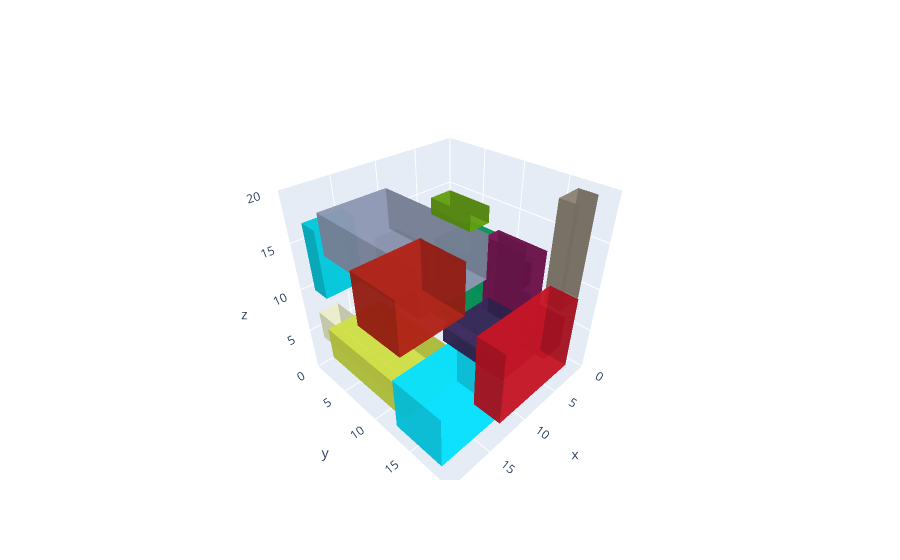

The cell this chart's notebook holds for it:
### Code cell
plot_configuration_3d_interactive(population[0], items)

### Figure 1 — Plotly figure (JSON) as saved in the notebook; plotly's stock layout.template omitted (floating-point values rounded to 4 significant figures)
{"data": [{"color": "#EAEDCB", "flatshading": true, "i": [7, 0, 0, 0, 4, 4, 6, 6, 4, 0, 3, 2], "j": [3, 4, 1, 2, 5, 6, 5, 2, 0, 1, 6, 3], "k": [0, 7, 2, 3, 6, 7, 1, 1, 5, 5, 7, 6], "name": "y", "opacity": 0.8, "showscale": false, "type": "mesh3d", "x": [18, 18, 20, 20, 18, 18, 20, 20], "y": [3, 15, 15, 3, 3, 15, 15, 3], "z": [6, 6, 6, 6, 9, 9, 9, 9]}, {"color": "#CFDF46", "flatshading": true, "i": [7, 0, 0, 0, 4, 4, 6, 6, 4, 0, 3, 2], "j": [3, 4, 1, 2, 5, 6, 5, 2, 0, 1, 6, 3], "k": [0, 7, 2, 3, 6, 7, 1, 1, 5, 5, 7, 6], "name": "y", "opacity": 0.8, "showscale": false, "type": "mesh3d", "x": [11, 11, 18, 18, 11, 11, 18, 18], "y": [0, 12, 12, 0, 0, 12, 12, 0], "z": [0, 0, 0, 0, 4, 4, 4, 4]}, {"color": "#05E0FE", "flatshading": true, "i": [7, 0, 0, 0, 4, 4, 6, 6, 4, 0, 3, 2], "j": [3, 4, 1, 2, 5, 6, 5, 2, 0, 1, 6, 3], "k": [0, 7, 2, 3, 6, 7, 1, 1, 5, 5, 7, 6], "name": "y", "opacity": 0.8, "showscale": false, "type": "mesh3d", "x": [11, 11, 19, 19, 11, 11, 19, 19], "y": [12, 18, 18, 12, 12, 18, 18, 12], "z": [0, 0, 0, 0, 6, 6, 6, 6]}, {"color": "#5D1082", "flatshading": true, "i": [7, 0, 0, 0, 4, 4, 6, 6, 4, 0, 3, 2], "j": [3, 4, 1, 2, 5, 6, 5, 2, 0, 1, 6, 3], "k": [0, 7, 2, 3, 6, 7, 1, 1, 5, 5, 7, 6], "name": "y", "opacity": 0.8, "showscale": false, "type": "mesh3d", "x": [9, 9, 12, 12, 9, 9, 12, 12], "y": [12, 18, 18, 12, 12, 18, 18, 12], "z": [14, 14, 14, 14, 16, 16, 16, 16]}, {"color": "#604D53", "flatshading": true, "i": [7, 0, 0, 0, 4, 4, 6, 6, 4, 0, 3, 2], "j": [3, 4, 1, 2, 5, 6, 5, 2, 0, 1, 6, 3], "k": [0, 7, 2, 3, 6, 7, 1, 1, 5, 5, 7, 6], "name": "y", "opacity": 0.8, "showscale": false, "type": "mesh3d", "x": [8, 8, 11, 11, 8, 8, 11, 11], "y": [0, 5, 5, 0, 0, 5, 5, 0], "z": [7, 7, 7, 7, 12, 12, 12, 12]}, {"color": "#09D86E", "flatshading": true, "i": [7, 0, 0, 0, 4, 4, 6, 6, 4, 0, 3, 2], "j": [3, 4, 1, 2, 5, 6, 5, 2, 0, 1, 6, 3], "k": [0, 7, 2, 3, 6, 7, 1, 1, 5, 5, 7, 6], "name": "y", "opacity": 0.8, "showscale": false, "type": "mesh3d", "x": [0, 0, 5, 5, 0, 0, 5, 5], "y": [0, 5, 5, 0, 0, 5, 5, 0], "z": [0, 0, 0, 0, 3, 3, 3, 3]}, {"color": "#3C0B59", "flatshading": true, "i": [7, 0, 0, 0, 4, 4, 6, 6, 4, 0, 3, 2], "j": [3, 4, 1, 2, 5, 6, 5, 2, 0, 1, 6, 3], "k": [0, 7, 2, 3, 6, 7, 1, 1, 5, 5, 7, 6], "name": "y", "opacity": 0.8, "showscale": false, "type": "mesh3d", "x": [0, 0, 3, 3, 0, 0, 3, 3], "y": [5, 17, 17, 5, 5, 17, 17, 5], "z": [1, 1, 1, 1, 5, 5, 5, 5]}, {"color": "#289AAB", "flatshading": true, "i": [7, 0, 0, 0, 4, 4, 6, 6, 4, 0, 3, 2], "j": [3, 4, 1, 2, 5, 6, 5, 2, 0, 1, 6, 3], "k": [0, 7, 2, 3, 6, 7, 1, 1, 5, 5, 7, 6], "name": "y", "opacity": 0.8, "showscale": false, "type": "mesh3d", "x": [10, 10, 13, 13, 10, 10, 13, 13], "y": [12, 19, 19, 12, 12, 19, 19, 12], "z": [10, 10, 10, 10, 14, 14, 14, 14]}, {"color": "#0BAD68", "flatshading": true, "i": [7, 0, 0, 0, 4, 4, 6, 6, 4, 0, 3, 2], "j": [3, 4, 1, 2, 5, 6, 5, 2, 0, 1, 6, 3], "k": [0, 7, 2, 3, 6, 7, 1, 1, 5, 5, 7, 6], "name": "y", "opacity": 0.8, "showscale": false, "type": "mesh3d", "x": [4, 4, 9, 9, 4, 4, 9, 9], "y": [7, 14, 14, 7, 7, 14, 14, 7], "z": [6, 6, 6, 6, 14, 14, 14, 14]}, {"color": "#7F1456", "flatshading": true, "i": [7, 0, 0, 0, 4, 4, 6, 6, 4, 0, 3, 2], "j": [3, 4, 1, 2, 5, 6, 5, 2, 0, 1, 6, 3], "k": [0, 7, 2, 3, 6, 7, 1, 1, 5, 5, 7, 6], "name": "y", "opacity": 0.8, "showscale": false, "type": "mesh3d", "x": [2, 2, 4, 4, 2, 2, 4, 4], "y": [9, 15, 15, 9, 9, 15, 15, 9], "z": [4, 4, 4, 4, 13, 13, 13, 13]}, {"color": "#8D8173", "flatshading": true, "i": [7, 0, 0, 0, 4, 4, 6, 6, 4, 0, 3, 2], "j": [3, 4, 1, 2, 5, 6, 5, 2, 0, 1, 6, 3], "k": [0, 7, 2, 3, 6, 7, 1, 1, 5, 5, 7, 6], "name": "y", "opacity": 0.8, "showscale": false, "type": "mesh3d", "x": [0, 0, 3, 3, 0, 0, 3, 3], "y": [16, 18, 18, 16, 16, 18, 18, 16], "z": [8, 8, 8, 8, 19, 19, 19, 19]}, {"color": "#00C6DB", "flatshading": true, "i": [7, 0, 0, 0, 4, 4, 6, 6, 4, 0, 3, 2], "j": [3, 4, 1, 2, 5, 6, 5, 2, 0, 1, 6, 3], "k": [0, 7, 2, 3, 6, 7, 1, 1, 5, 5, 7, 6], "name": "y", "opacity": 0.8, "showscale": false, "type": "mesh3d", "x": [15, 15, 19, 19, 15, 15, 19, 19], "y": [1, 3, 3, 1, 1, 3, 3, 1], "z": [10, 10, 10, 10, 17, 17, 17, 17]}, {"color": "#382759", "flatshading": true, "i": [7, 0, 0, 0, 4, 4, 6, 6, 4, 0, 3, 2], "j": [3, 4, 1, 2, 5, 6, 5, 2, 0, 1, 6, 3], "k": [0, 7, 2, 3, 6, 7, 1, 1, 5, 5, 7, 6], "name": "y", "opacity": 0.8, "showscale": false, "type": "mesh3d", "x": [3, 3, 10, 10, 3, 3, 10, 10], "y": [9, 17, 17, 9, 9, 17, 17, 9], "z": [3, 3, 3, 3, 5, 5, 5, 5]}, {"color": "#C51525", "flatshading": true, "i": [7, 0, 0, 0, 4, 4, 6, 6, 4, 0, 3, 2], "j": [3, 4, 1, 2, 5, 6, 5, 2, 0, 1, 6, 3], "k": [0, 7, 2, 3, 6, 7, 1, 1, 5, 5, 7, 6], "name": "y", "opacity": 0.8, "showscale": false, "type": "mesh3d", "x": [4, 4, 14, 14, 4, 4, 14, 14], "y": [17, 20, 20, 17, 17, 20, 20, 17], "z": [3, 3, 3, 3, 11, 11, 11, 11]}, {"color": "#8D97B1", "flatshading": true, "i": [7, 0, 0, 0, 4, 4, 6, 6, 4, 0, 3, 2], "j": [3, 4, 1, 2, 5, 6, 5, 2, 0, 1, 6, 3], "k": [0, 7, 2, 3, 6, 7, 1, 1, 5, 5, 7, 6], "name": "y", "opacity": 0.8, "showscale": false, "type": "mesh3d", "x": [12, 12, 19, 19, 12, 12, 19, 19], "y": [4, 16, 16, 4, 4, 16, 16, 4], "z": [15, 15, 15, 15, 19, 19, 19, 19]}, {"color": "#B02216", "flatshading": true, "i": [7, 0, 0, 0, 4, 4, 6, 6, 4, 0, 3, 2], "j": [3, 4, 1, 2, 5, 6, 5, 2, 0, 1, 6, 3], "k": [0, 7, 2, 3, 6, 7, 1, 1, 5, 5, 7, 6], "name": "y", "opacity": 0.8, "showscale": false, "type": "mesh3d", "x": [10, 10, 18, 18, 10, 10, 18, 18], "y": [6, 12, 12, 6, 6, 12, 12, 6], "z": [8, 8, 8, 8, 14, 14, 14, 14]}, {"color": "#619E0F", "flatshading": true, "i": [7, 0, 0, 0, 4, 4, 6, 6, 4, 0, 3, 2], "j": [3, 4, 1, 2, 5, 6, 5, 2, 0, 1, 6, 3], "k": [0, 7, 2, 3, 6, 7, 1, 1, 5, 5, 7, 6], "name": "y", "opacity": 0.8, "showscale": false, "type": "mesh3d", "x": [0, 0, 3, 3, 0, 0, 3, 3], "y": [0, 6, 6, 0, 0, 6, 6, 0], "z": [12, 12, 12, 12, 14, 14, 14, 14]}], "layout": {"scene": {"aspectmode": "cube", "aspectratio": {"x": 1, "y": 1, "z": 1}, "xaxis": {"range": [0, 20]}, "yaxis": {"range": [0, 20]}, "zaxis": {"range": [0, 20]}}}}
